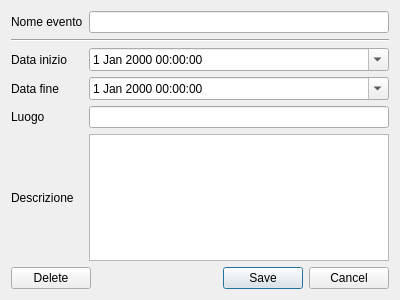
<?xml version="1.0" encoding="UTF-8"?>
<ui version="4.0">
 <class>DialogEvent</class>
 <widget class="QDialog" name="DialogEvent">
  <property name="geometry">
   <rect>
    <x>0</x>
    <y>0</y>
    <width>400</width>
    <height>300</height>
   </rect>
  </property>
  <property name="windowTitle">
   <string>Modifica evento</string>
  </property>
  <layout class="QGridLayout" name="gridLayout_2">
   <item row="0" column="0">
    <layout class="QGridLayout" name="gridLayout">
     <property name="verticalSpacing">
      <number>6</number>
     </property>
     <item row="3" column="1">
      <widget class="QDateTimeEdit" name="fieldDateStart">
       <property name="calendarPopup">
        <bool>true</bool>
       </property>
      </widget>
     </item>
     <item row="0" column="0">
      <widget class="QLabel" name="labelName">
       <property name="text">
        <string>Nome evento</string>
       </property>
      </widget>
     </item>
     <item row="5" column="1">
      <widget class="QLineEdit" name="fieldLocation"/>
     </item>
     <item row="4" column="1">
      <widget class="QDateTimeEdit" name="fieldDateEnd">
       <property name="calendarPopup">
        <bool>true</bool>
       </property>
      </widget>
     </item>
     <item row="3" column="0">
      <widget class="QLabel" name="labelStart">
       <property name="text">
        <string>Data inizio</string>
       </property>
      </widget>
     </item>
     <item row="5" column="0">
      <widget class="QLabel" name="labelLocation">
       <property name="text">
        <string>Luogo</string>
       </property>
      </widget>
     </item>
     <item row="1" column="0" colspan="2">
      <widget class="Line" name="line">
       <property name="frameShadow">
        <enum>QFrame::Sunken</enum>
       </property>
       <property name="orientation">
        <enum>Qt::Horizontal</enum>
       </property>
      </widget>
     </item>
     <item row="4" column="0">
      <widget class="QLabel" name="labelEnd">
       <property name="text">
        <string>Data fine</string>
       </property>
      </widget>
     </item>
     <item row="6" column="0">
      <widget class="QLabel" name="labelDescription">
       <property name="text">
        <string>Descrizione</string>
       </property>
      </widget>
     </item>
     <item row="6" column="1">
      <widget class="QTextEdit" name="fieldDescription">
       <property name="tabChangesFocus">
        <bool>true</bool>
       </property>
      </widget>
     </item>
     <item row="0" column="1">
      <widget class="QLineEdit" name="fieldEventName"/>
     </item>
    </layout>
   </item>
   <item row="1" column="0">
    <layout class="QHBoxLayout" name="horizontalLayout">
     <property name="bottomMargin">
      <number>0</number>
     </property>
     <item>
      <widget class="QPushButton" name="deleteButton">
       <property name="text">
        <string>Delete</string>
       </property>
      </widget>
     </item>
     <item>
      <widget class="QDialogButtonBox" name="okCancelButtons">
       <property name="orientation">
        <enum>Qt::Horizontal</enum>
       </property>
       <property name="standardButtons">
        <set>QDialogButtonBox::Cancel|QDialogButtonBox::Save</set>
       </property>
       <property name="centerButtons">
        <bool>false</bool>
       </property>
      </widget>
     </item>
    </layout>
   </item>
  </layout>
 </widget>
 <tabstops>
  <tabstop>fieldEventName</tabstop>
  <tabstop>fieldDateStart</tabstop>
  <tabstop>fieldDateEnd</tabstop>
  <tabstop>fieldLocation</tabstop>
  <tabstop>fieldDescription</tabstop>
 </tabstops>
 <resources/>
 <connections>
  <connection>
   <sender>okCancelButtons</sender>
   <signal>accepted()</signal>
   <receiver>DialogEvent</receiver>
   <slot>accept()</slot>
   <hints>
    <hint type="sourcelabel">
     <x>227</x>
     <y>282</y>
    </hint>
    <hint type="destinationlabel">
     <x>157</x>
     <y>274</y>
    </hint>
   </hints>
  </connection>
  <connection>
   <sender>okCancelButtons</sender>
   <signal>rejected()</signal>
   <receiver>DialogEvent</receiver>
   <slot>reject()</slot>
   <hints>
    <hint type="sourcelabel">
     <x>295</x>
     <y>288</y>
    </hint>
    <hint type="destinationlabel">
     <x>286</x>
     <y>274</y>
    </hint>
   </hints>
  </connection>
  <connection>
   <sender>deleteButton</sender>
   <signal>clicked()</signal>
   <receiver>DialogEvent</receiver>
   <slot>deleteEvent()</slot>
   <hints>
    <hint type="sourcelabel">
     <x>79</x>
     <y>277</y>
    </hint>
    <hint type="destinationlabel">
     <x>100</x>
     <y>296</y>
    </hint>
   </hints>
  </connection>
 </connections>
 <slots>
  <slot>deleteEvent()</slot>
 </slots>
</ui>
